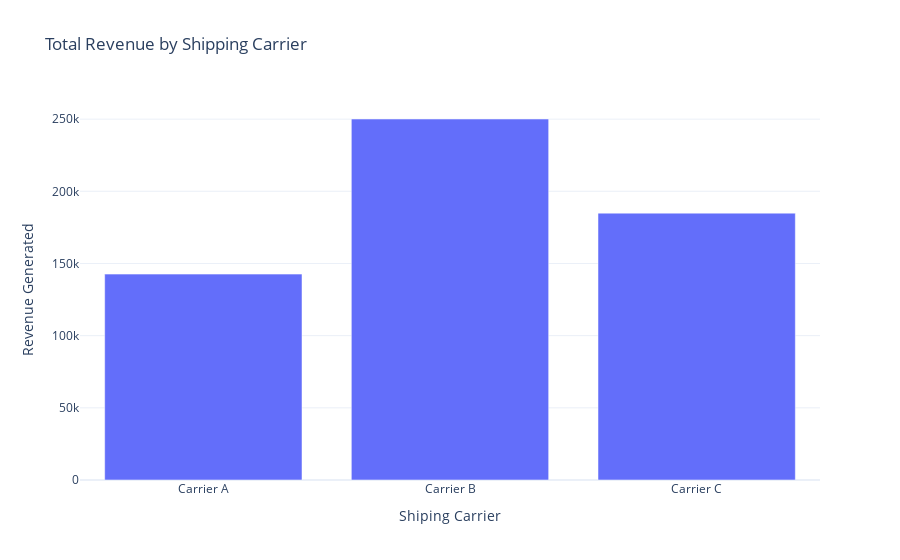

Notebook code for this chart:
### Code cell
total_revenue = df.groupby("Shipping carriers")["Revenue generated"].sum().reset_index()
fig = go.Figure()
fig.add_trace(go.Bar(x =total_revenue["Shipping carriers"],
                     y = total_revenue["Revenue generated"]))
fig.update_layout(title = "Total Revenue by Shipping Carrier" , 
                 xaxis_title = "Shiping Carrier",
                 yaxis_title = "Revenue Generated")
fig.show()

### Figure 1 — Plotly figure (JSON) as saved in the notebook; plotly's stock layout.template omitted (floating-point values rounded to 4 significant figures)
{"data": [{"type": "bar", "x": ["Carrier A", "Carrier B", "Carrier C"], "y": [142600.0, 250100.0, 184900.0]}], "layout": {"title": {"text": "Total Revenue by Shipping Carrier"}, "xaxis": {"title": {"text": "Shiping Carrier"}}, "yaxis": {"title": {"text": "Revenue Generated"}}}}
